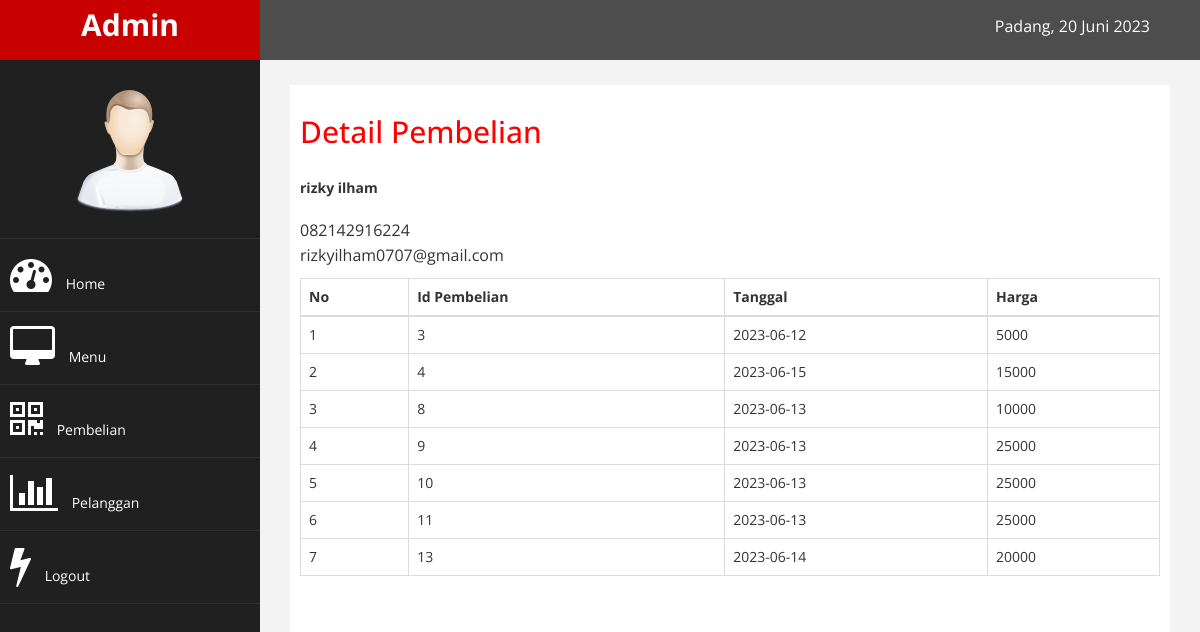
Page /admin/index.php?halaman=detail&id=3 (signed in) on the committed database.
### tables this page shows
CREATE TABLE `pembelian` (
  `id_pembelian` int(11) NOT NULL,
  `tanggal_pembelian` date NOT NULL,
  `total_pembelian` int(11) NOT NULL,
  `id_pelanggan` int(11) NOT NULL
);

CREATE TABLE `pelanggan` (
  `id_pelanggan` int(11) NOT NULL,
  `email_pelanggan` varchar(100) NOT NULL,
  `password_pelanggan` varchar(50) NOT NULL,
  `nama_pelanggan` varchar(100) NOT NULL,
  `telepon_pelanggan` varchar(25) NOT NULL
);

### admin/detail.php (the view)
<h2>Detail Pembelian</h2> <br>
<?php
$ambil = $koneksi->query("SELECT * FROM pembelian JOIN pelanggan
    ON pembelian.id_pelanggan=pelanggan.id_pelanggan
    WHERE pembelian.id_pembelian='$_GET[id]'");
$detail = $ambil->fetch_assoc();
?>
<strong><?php echo $detail['nama_pelanggan']; ?></strong> <br>
<p>
    <?php echo $detail['telepon_pelanggan']; ?> <br>
    <?php echo $detail['email_pelanggan']; ?>
</p>
<table class="table table-bordered">
    <thead>
        <tr>
            <th>No</th>
            <th>Id Pembelian</th>
            <th>Tanggal</th>
            <th>Harga</th>
        </tr>
    </thead>
    <tbody>
        <?php $nomor=1; ?>
        <?php $ambil=$koneksi->query("SELECT * FROM pembelian"); ?>
        <?php while($detail = $ambil->fetch_assoc()){ ?>
        <tr>
            <td><?php echo $nomor; ?></td>
            <td><?php echo $detail['id_pembelian']; ?></td>
            <td><?php echo $detail['tanggal_pembelian']; ?></td>
            <td><?php echo $detail['total_pembelian']; ?></td>
        </tr>
            <?php $nomor++; ?>
        <?php } ?>
    </tbody>
</table>

### admin/assets/css/custom.css (style rules this page uses)
body { font-family: 'Open Sans', sans-serif; }
h2 { color: #f00; }
p { font-size:16px; line-height:25px; padding-top:20px; }

### rows in the picture
pembelian: id_pelanggan.nama_pelanggan "rizky ilham", id_pelanggan.telepon_pelanggan "082142916224", id_pelanggan.email_pelanggan "rizkyilham0707@gmail.com", id_pembelian "3", tanggal_pembelian "2023-06-12", total_pembelian "5000"
pembelian: id_pembelian "4", tanggal_pembelian "2023-06-15", total_pembelian "15000"
pembelian: id_pembelian "8", tanggal_pembelian "2023-06-13", total_pembelian "10000"
pembelian: id_pembelian "9", tanggal_pembelian "2023-06-13", total_pembelian "25000"
pembelian: id_pembelian "10", tanggal_pembelian "2023-06-13", total_pembelian "25000"
pembelian: id_pembelian "11", tanggal_pembelian "2023-06-13", total_pembelian "25000"
pembelian: id_pembelian "13", tanggal_pembelian "2023-06-14", total_pembelian "20000"
